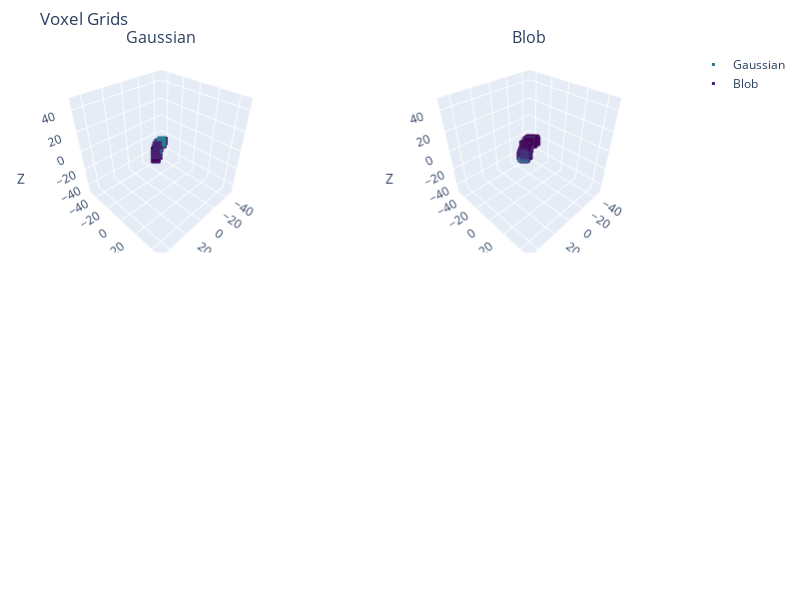

Notebook cell for this chart:
### Code cell
voxel_names, voxel_data = zip(*voxel_pairs)
plot_voxels_side_by_side(voxel_data, voxel_names, 2, 2)

### Figure 1 — Plotly figure (JSON) as saved in the notebook; plotly's stock layout.template omitted (floating-point values rounded to 4 significant figures; data arrays with more than 128 entries replaced by an {"elided": "..."} marker saying what was removed)
{"data": [{"marker": {"color": {"elided": "281 float values"}, "colorscale": [[0, "#440154"], [0.1111, "#482878"], [0.2222, "#3e4989"], [0.3333, "#31688e"], [0.4444, "#26828e"], [0.5556, "#1f9e89"], [0.6667, "#35b779"], [0.7778, "#6ece58"], [0.8889, "#b5de2b"], [1, "#fde725"]], "showscale": false, "size": 3, "symbol": "square"}, "mode": "markers", "name": "Gaussian", "scene": "scene", "type": "scatter3d", "x": {"elided": "281 int values"}, "y": {"elided": "281 int values"}, "z": {"elided": "281 int values"}}, {"marker": {"color": {"elided": "799 float values"}, "colorscale": [[0, "#440154"], [0.1111, "#482878"], [0.2222, "#3e4989"], [0.3333, "#31688e"], [0.4444, "#26828e"], [0.5556, "#1f9e89"], [0.6667, "#35b779"], [0.7778, "#6ece58"], [0.8889, "#b5de2b"], [1, "#fde725"]], "showscale": false, "size": 3, "symbol": "square"}, "mode": "markers", "name": "Blob", "scene": "scene2", "type": "scatter3d", "x": {"elided": "799 int values"}, "y": {"elided": "799 int values"}, "z": {"elided": "799 int values"}}], "layout": {"annotations": [{"font": {"size": 16}, "showarrow": false, "text": "Gaussian", "x": 0.225, "xanchor": "center", "xref": "paper", "y": 1, "yanchor": "bottom", "yref": "paper"}, {"font": {"size": 16}, "showarrow": false, "text": "Blob", "x": 0.775, "xanchor": "center", "xref": "paper", "y": 1, "yanchor": "bottom", "yref": "paper"}], "height": 600, "margin": {"b": 10, "l": 10, "r": 10, "t": 50}, "scene": {"aspectmode": "cube", "aspectratio": {"x": 1, "y": 1, "z": 1}, "domain": {"x": [0, 0.45], "y": [0.625, 1]}, "xaxis": {"range": [-50, 50], "title": {"text": "X"}}, "yaxis": {"range": [-50, 50], "title": {"text": "Y"}}, "zaxis": {"range": [-50, 50], "title": {"text": "Z"}}}, "scene2": {"aspectmode": "cube", "aspectratio": {"x": 1, "y": 1, "z": 1}, "domain": {"x": [0.55, 1], "y": [0.625, 1]}, "xaxis": {"range": [-50, 50], "title": {"text": "X"}}, "yaxis": {"range": [-50, 50], "title": {"text": "Y"}}, "zaxis": {"range": [-50, 50], "title": {"text": "Z"}}}, "scene3": {"domain": {"x": [0, 0.45], "y": [0, 0.375]}}, "scene4": {"domain": {"x": [0.55, 1], "y": [0, 0.375]}}, "title": {"text": "Voxel Grids"}, "width": 800}}
